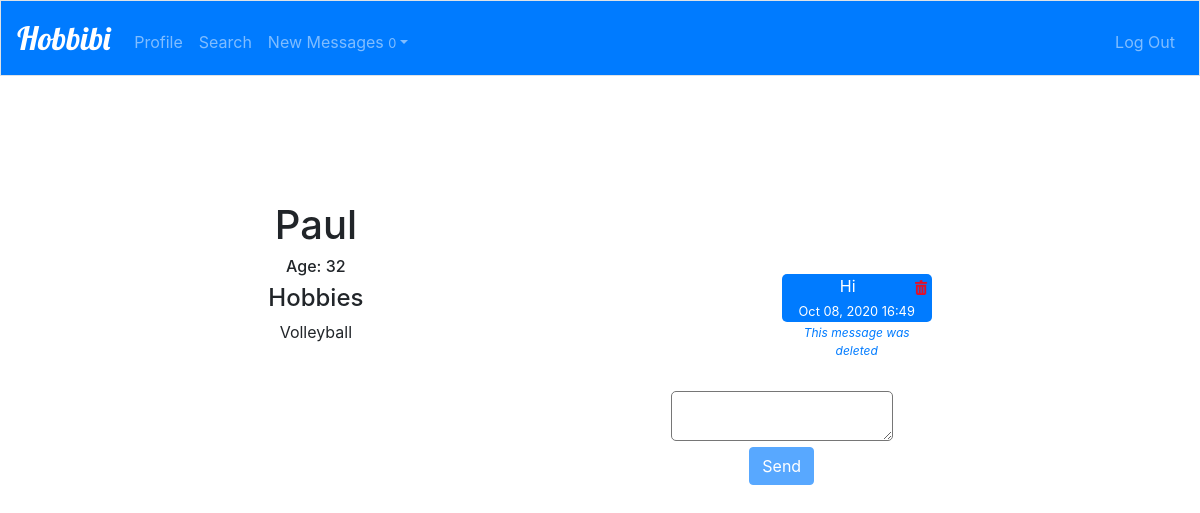
The page /profile/Paul (signed in) on the database its author committed.
### hobbibi/models.py (models this page shows, shortened)
class User(AbstractUser):
    pass
    country = models.CharField(max_length=64, default='G')
    city = models.CharField(max_length=64, default='Tbilisi')
    age = models.IntegerField(default=30)

class Hobbies(models.Model):
    user = models.ForeignKey(User, on_delete=models.CASCADE)
    hobbi = models.ForeignKey(Hobbi, on_delete=models.CASCADE)

class Hobbi(models.Model):
    name = models.CharField(max_length=64)
    def __str__(self):
        return f"{self.name}"

class Message(models.Model):
    sender = models.ForeignKey(User, on_delete=models.CASCADE, related_name='sender')
    recipient = models.ForeignKey(User, on_delete=models.CASCADE, related_name="recipient")
    message = models.TextField()
    timestamp = models.DateTimeField(auto_now_add=True)
    read = models.BooleanField(default=False)

### hobbibi/views.py (the view)
# urls.py: path('profile/<str:user>', views.profile, name='profile'),
def profile(request, user):
    h = Hobbi.objects.all()
    owner = User.objects.get(username=user)
    hobbies = Hobbies.objects.select_related('user').filter(user=owner.id)
    sender = User.objects.get(id=request.user.id)
    messages = Message.objects.filter(sender__in=(sender,owner), recipient__in=(owner, sender)).order_by("timestamp")
    msg = Message.objects.filter(sender=owner, recipient=sender, read=False)
    for m in msg:
        m.read = True
        m.save()
    u = User.objects.get(id=request.user.id)
    us = Message.objects.filter(recipient=u, read=False).values("sender").distinct()
    new_msg = User.objects.filter(id__in=us)
    print(new_msg)
    count = Message.objects.filter(recipient=sender, read=False).count()
    return render(request, "hobbibi/profile.html", {"hobbies": hobbies, 'owner': owner, "h":h,"messages": messages, "count": count, "new_msg": new_msg })

### hobbibi/templates/hobbibi/profile.html (shortened to what this page needs)
{% extends "hobbibi/layout.html" %}
{% load static %}
{% block body %}
<div id="head">
<div class="pro">
    <h1>{{owner.username}}</h1>
    <h6>Age: {{owner.age}}</h6>
    <h4>Hobbies</h4>
    <ul id="hobbies">
    {% for hobbi in hobbies %}
        <li>{{ hobbi.hobbi}}
        </li>
    {% endfor %}
</ul>
</div>
{% if owner.username != request.user.username %}
<div class="pro">
<div id="meg">
<ul id="msg">
{% for mes in messages %}
    {% if mes.sender == request.user and mes.message != "This message was deleted"%}
    <li class="c" >{{mes.message}}
    <a href="" id="m" class="msg{{mes.id}}" data-msg="{{mes.id}}"><img id="icon" src="{% static 'hobbibi/icon-delete-16.png' %}" alt=""></a>
    <br><small>{{mes.timestamp}}</small></li>
    {% elif mes.message == "This message was deleted" and mes.sender == request.user %}
    <div class="d2" style='background-color: white; color: #007bff; font-size: 12px;'><i>{{mes.message}}</i></div>
    {% elif mes.message == "This message was deleted" %}
    <div class="d" style='background-color: white; color: #007bff; font-size: 12px;'><i>{{mes.message}}</i></div>
    {% else %}
    <li class="chat">{{mes.message}}
    <br><small>{{mes.timestamp}}</small></li>
    {% endif %}
{% endfor %}
</ul>
</div>
<div id="send">
<form id="formmsg">
    <textarea name="message" id="message" autofocus></textarea><br>
    <input type="submit" name="" id="submit" class="btn btn-primary" value="Send">
</form>
</div>
</div>
{% endif %}
</div>
{% endblock %}

### hobbibi/static/hobbibi/style.css (style rules this page uses)
* { margin: 0; padding: 0; }
body { text-align: center; }
#head { display: flex; flex-wrap: wrap; text-align: center; justify-content: space-evenly; align-items: center; width: 100%; height: 100%; }
.d2 { margin-right: 0; margin-left: 50%; margin-top: 2px; }
.c { margin-right: 0; margin-left: 50%; border-radius: 5px; margin-top: 2px; background-color: #007bff; color: white; }
#meg { display: flex; flex-direction: column-reverse; height: 300px; width: 300px; word-wrap: break-word; overflow: auto; }
#h, #m { float: right; padding-right: 3px; }
form { margin-top: 15px; text-align: center; }
li { list-style-type: none; }
textarea { border-radius: 5px; }
h1, h2 { text-align: center; }
#icon { height: auto; width: 15px; }

### rows shown on the page
User: username "Paul", age "32"
Hobbies: hobbi "Volleyball"
Message: message "Hi", timestamp "Oct 08, 2020 16:49"
Message: message "This message was deleted"

### other values the page prints
{{ count }} "0"
